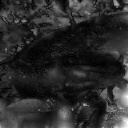

Source code (Python):
import cv2
import numpy as np
import matplotlib.pyplot as plt

# Read image
img = cv2.imread("imori.jpg").astype(np.float32)
H, W, C = img.shape

# Grayscale
gray = 0.2126 * img[..., 2] + 0.7152 * img[..., 1] + 0.0722 * img[..., 0]

def resize(img, a):
    _h, _w  = img.shape
    h = int(a * _h)
    w = int(a * _w)
    """
    y = np.arange(h).repeat(w).reshape(w, -1)
    x = np.tile(np.arange(w), (h, 1))
    y = np.floor(y / a).astype(np.int)
    x = np.floor(x / a).astype(np.int)
    y = np.minimum(y, _h-1)
    x = np.minimum(x, _w-1)
    out = img[y,x]
    """
    y = np.arange(h).repeat(w).reshape(w, -1)
    x = np.tile(np.arange(w), (h, 1))
    y = (y / a)
    x = (x / a)

    ix = np.floor(x).astype(np.int)
    iy = np.floor(y).astype(np.int)
    ix = np.minimum(ix, _w-2)
    iy = np.minimum(iy, _w-2)

    dx = x - ix
    dy = y - iy
    #dx = np.repeat(np.expand_dims(dx, axis=-1), 3, axis=-1)
    #dy = np.repeat(np.expand_dims(dy, axis=-1), 3, axis=-1)
    
    out = (1-dx) * (1-dy) * img[iy, ix] + dx * (1 - dy) * img[iy, ix+1] + (1 - dx) * dy * img[iy+1, ix] + dx * dy * img[iy+1, ix+1]
    out[out>255] = 255

    return out

pyramid = [gray]
for i in range(1, 6):
    a = 2. ** i
    p = resize(gray, 1. / a)
    p = resize(p, a)
    pyramid.append(p)
    
out = np.zeros((H, W), dtype=np.float32)

out += np.abs(pyramid[0] - pyramid[1])
out += np.abs(pyramid[0] - pyramid[3])
out += np.abs(pyramid[0] - pyramid[5])
out += np.abs(pyramid[1] - pyramid[4])
out += np.abs(pyramid[2] - pyramid[3])
out += np.abs(pyramid[3] - pyramid[5])


out = out / out.max() * 255

out = out.astype(np.uint8)

# Save result
cv2.imshow("result", out)
cv2.waitKey(0)
cv2.imwrite("out.jpg", out)
